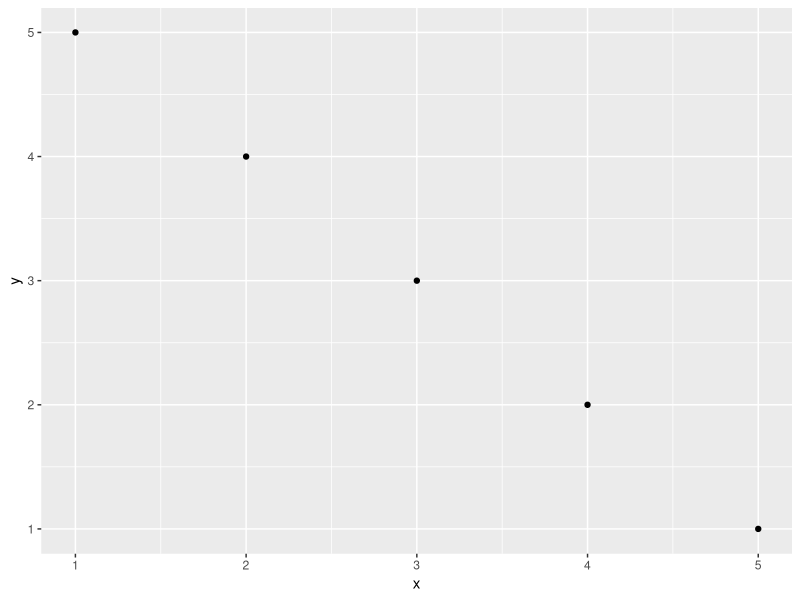

This chart was generated by the following R code:
## ---- chunk 1
#| label: fig-scatter1
#| echo: false
#| message: false
#| warning: false
#| fig-cap: A not very interesting scatterplot
library(tidyverse)
ds <- tibble(x = 1:5, y = 5:1)
ggplot(ds, aes(x = x, y = y)) + geom_point()
